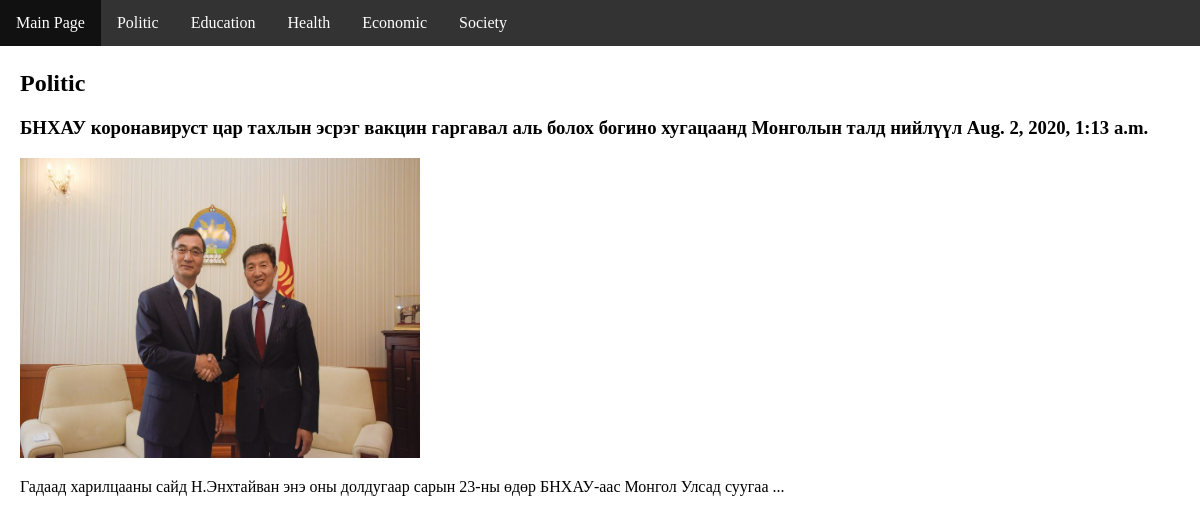
/post/1, run on the app's committed database.
### blog/models.py (models this page shows, shortened)
class Category(models.Model):
    name = models.CharField(max_length=50)
    path = models.CharField(max_length=50)
    created = models.DateTimeField(auto_now_add=True)
    def __str__(self):
        return self.name

class Post(models.Model):
    title = models.CharField(max_length=100)
    text = models.TextField()
    created = models.DateTimeField(auto_now_add=True)
    image = models.ImageField(default = 'none.png', blank=True)
    category = models.ForeignKey('Category', default = None, on_delete=models.DO_NOTHING)
    def shorter(self):
        return self.text[:100] + '...'

### blog/views.py (the view)
# urls.py: path('post/<int:id>', views.post, name='posts'),
def post(request, id):
    print('category id --->', id)
    category_list = Category.objects.all()
    post_list = Post.objects.filter(category_id = id)
    context = {
        'categories': category_list,
        'posts': post_list
    }
    return render(request, 'post.html', context)

### template/post.html (shortened to what this page needs)
<!DOCTYPE html>
<html>
<head>
</head>
<body>
<ul>
  <li><a href="{% url 'index' %}">Main Page</a></li>
  {% for i in categories %}
  <li><a href="{% url 'posts' id=i.id %}">{{ i.name }}</a></li>
  {% endfor %}
</ul>
<div style="padding:20px;margin-top:30px;height:1500px;">
  {% for i in posts %}
    <h2>{{ i.category }} </h2>
    <h3>{{ i.title }} {{ i.created }}</h3>
    <img src="{{ i.image.url }}" alt="" srcset="", width = 400, height = 300>
    <p>{{ i.shorter }}</p>
  {% endfor %}
</div>
</body>
</html>

### template/post.html (style rules this page uses)
body { margin:0; }
ul { list-style-type: none; margin: 0; padding: 0; overflow: hidden; background-color: #333; position: fixed; top: 0; width: 100%; }
li { float: left; }
li a { display: block; color: white; text-align: center; padding: 14px 16px; text-decoration: none; }

### data on the page
Category: name "Politic"
Category: name "Education"
Category: name "Health"
Category: name "Economic"
Category: name "Society"
Post: category "Politic", title "БНХАУ коронавируст цар тахлын эсрэг вакцин гаргавал аль болох богино хугацаанд Монголын талд нийлүүл", created "Aug. 2, 2020, 1:13 a.m.", image (picture), shorter "Гадаад харилцааны сайд Н.Энхтайван энэ оны долдугаар сарын 23-ны өдөр БНХАУ-аас Монгол Улсад суугаа ..."
